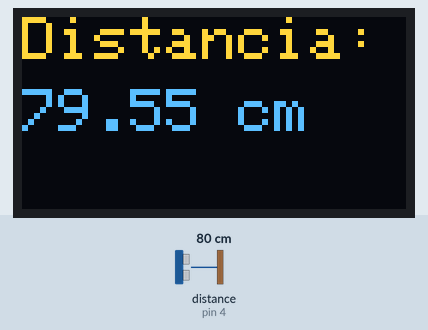
A sketch run on a simulated Arduino Uno, built with avr-gcc and run on an emulated ATmega328P. On the bench: 128×64 one-colour display. Wiring (inferred from the names in the program): ultrasonic range finder: trigger pin 2; echo pin 4. The inputs (shaded band) are chosen by the test bench; at power-on: distance to the obstacle (sensor on pin 4) 80 cm. The echo pulse lasts 58.3 µs per cm; the OLED is the two-colour kind (top 16 rows yellow); what the sketch prints to the serial monitor is not drawn.

Above: at 1.3 s.
1.4 s: distance to the obstacle (sensor on pin 4) set to 2 cm
At 2.0 s:
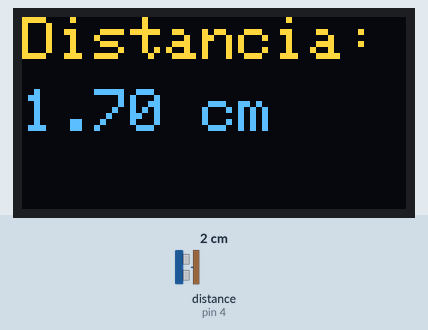
4.2 s: distance to the obstacle (sensor on pin 4) set to 4 cm
At 4.6 s:
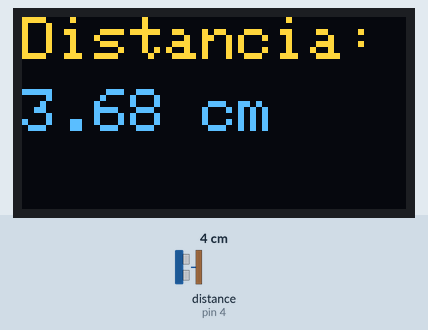
5.8 s: distance to the obstacle (sensor on pin 4) set to 18 cm
At 6.7 s:
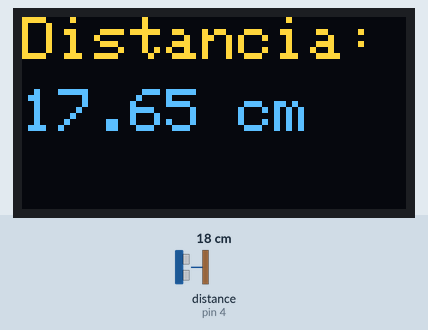
Timing chart, 0 to 8.8 s (numbered marks = the images above; inputs shaded):
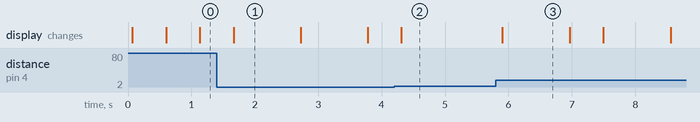

Measured:
- after the input at 1.4 s, the display: changes after 0.26 s (image 1)
- after the input at 4.2 s, the display: changes after 0.11 s (image 2)
- after the input at 5.8 s, the display: changes after 0.10 s (image 3)
- what the display in image 1 shows lasts 1.0 s, from 1.7 s to 2.7 s

The sketch:

Sensor_de_distacia_con_pantalla.ino
```cpp
#include <Wire.h>
#include <Adafruit_GFX.h>
#include <Adafruit_SSD1306.h>

// Pines para el sensor HC-SR04
const int trigPin = 2;
const int echoPin = 4;

// Configuración de la pantalla OLED
#define SCREEN_WIDTH 128
#define SCREEN_HEIGHT 64
#define OLED_RESET -1
Adafruit_SSD1306 display(SCREEN_WIDTH, SCREEN_HEIGHT, &Wire, OLED_RESET);

void setup() {
  Serial.begin(115200);

  // Inicializar la pantalla OLED
  display.begin(SSD1306_SWITCHCAPVCC, 0x3C);
  display.clearDisplay();

  // Configurar pines del sensor HC-SR04
  pinMode(trigPin, OUTPUT);
  pinMode(echoPin, INPUT);
}

void loop() {
  // Enviar pulso al pin TRIG del sensor
  digitalWrite(trigPin, LOW);
  delayMicroseconds(2);
  digitalWrite(trigPin, HIGH);
  delayMicroseconds(10);
  digitalWrite(trigPin, LOW);

  // Leer la duración del pulso en el pin ECHO
  long duration = pulseIn(echoPin, HIGH);

  // Calcular la distancia en centímetros utilizando la fórmula correcta
  float distance = duration / 58.4;

  // Mostrar la distancia en el puerto serial
  Serial.print("Distancia: ");
  Serial.print(distance);
  Serial.println(" cm");

  // Mostrar la distancia en la pantalla OLED
  display.clearDisplay();
  display.setTextSize(2);
  display.setTextColor(WHITE);
  display.setCursor(0, 0);
  display.print("Distancia:");
  display.setCursor(0, 24);
  display.print(distance);
  display.print(" cm");
  display.display();

  delay(500);
}
```
